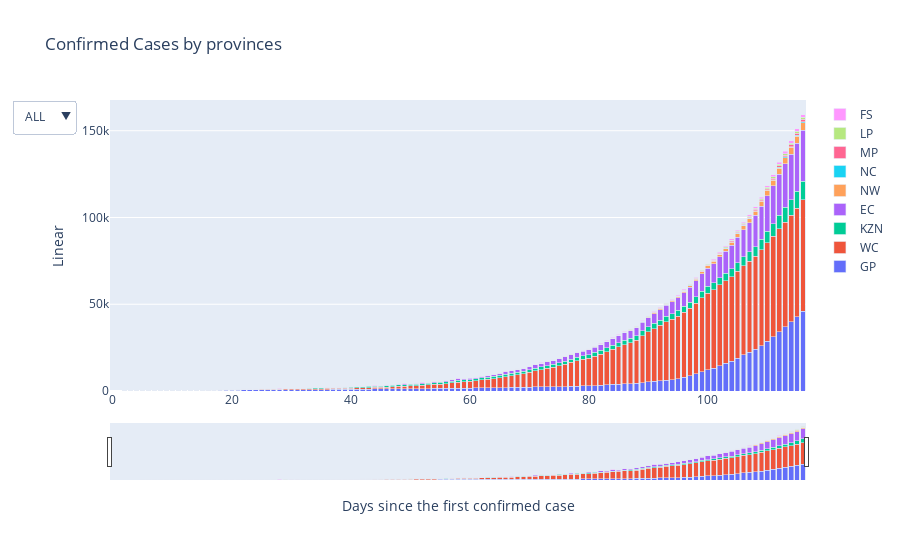

The notebook cell saved with this chart:
### Code cell
fig_prov_stacked = go.Figure(data=[
    go.Bar( name='GP',x=df_day.index, y=df_day.GP),
    go.Bar( name='WC',x=df_day.index, y=df_day.WC),
    go.Bar( name='KZN',x=df_day.index, y=df_day.KZN),
    go.Bar( name='EC',x=df_day.index, y=df_day.EC),
    go.Bar( name='NW',x=df_day.index, y=df_day.NW),
    go.Bar( name='NC',x=df_day.index, y=df_day.NC),
    go.Bar( name='MP',x=df_day.index, y=df_day.MP),
    go.Bar( name='LP',x=df_day.index, y=df_day.LP),
    go.Bar( name='FS',x=df_day.index, y=df_day.FS),
])
fig_prov_stacked.update_layout(
    updatemenus=[
        dict(
            active=0,
            buttons=list([
                dict(label="ALL",
                     method="update",
                     args=[{"visible": [True,True,True,True,True,True,True,True,True,]},
                           {"title": "Cumulative Confirmed Cases: Eastern Cape",
                            }]),
                dict(label="GP",
                     method="update",
                     args=[{"visible":  [True, False, False,False, False, False,False, False, False]},
                           {"title": "Cumulative Confirmed Cases: Eastern Cape",
                            }]),
                dict(label="WC",
                     method="update",
                     args=[{"visible": [False,True,False,False,False,False,False,False,False]},
                           {"title": "Cumulative Confirmed Cases: Western Cape",
                          }]),
                dict(label="KZN",
                     method="update",
                     args=[{"visible": [False,False,True,False,False,False,False,False,False]},
                           {"title": "Cumulative Confirmed Cases: Free State",
                          }]),
                dict(label="EC",
                     method="update",
                     args=[{"visible": [False,False,False,True,False,False,False,False,False]},
                           {"title": "Cumulative Confirmed Cases: Gauteng",
                          }]),
                dict(label="NW",
                     method="update",
                     args=[{"visible": [False,False,False,False,True, False,False, False, False]},
                           {"title": "Cumulative Confirmed Cases: Kwa Zulu Natal",
                          }]),
                dict(label="NC",
                     method="update",
                     args=[{"visible": [False,False,False,False,False,True,False, False, False]},
                           {"title": "Cumulative Confirmed Cases: North West",
                          }]),
                dict(label="MP",
                     method="update",
                     args=[{"visible": [ False,False,False,False, False,False, True, False, False]},
                           {"title": "Cumulative Confirmed Cases: Limpopo",
                          }]),
                dict(label="LP",
                     method="update",
                     args=[{"visible": [ False,False,False,False, False,False,False,True,   False]},
                           {"title": "Cumulative Confirmed Cases: Mpumalanga",
                          }]),
                 dict(label="FS",
                     method="update",
                     args=[{"visible": [ False,False,False,False, False,False,False, False,True]},
                           {"title": "Cumulative Confirmed Cases: Unlocated",
                          }]),
            ]),
        )
    ])
# Change the bar mode
fig_prov_stacked.update_layout(barmode='stack',xaxis=dict(
    rangeslider=dict(
        visible = True)))
fig_prov_stacked.update_layout( title_text="Confirmed Cases by provinces",
                 xaxis_title="Days since the first confirmed case",
                  yaxis_title="Linear")
                            
fig_prov_stacked.show()

### Figure 1 — Plotly figure (JSON) as saved in the notebook; plotly's stock layout.template omitted (floating-point values rounded to 4 significant figures)
{"data": [{"name": "GP", "type": "bar", "x": [0, 1, 2, 3, 4, 5, 6, 7, 8, 9, 10, 11, 12, 13, 14, 15, 16, 17, 18, 19, 20, 21, 22, 23, 24, 25, 26, 27, 28, 29, 30, 31, 32, 33, 34, 35, 36, 37, 38, 39, 40, 41, 42, 43, 44, 45, 46, 47, 48, 49, 50, 51, 52, 53, 54, 55, 56, 57, 58, 59, 60, 61, 62, 63, 64, 65, 66, 67, 68, 69, 70, 71, 72, 73, 74, 75, 76, 77, 78, 79, 80, 81, 82, 83, 84, 85, 86, 87, 88, 89, 90, 91, 92, 93, 94, 95, 96, 97, 98, 99, 100, 101, 102, 103, 104, 105, 106, 107, 108, 109, 110, 111, 112, 113, 114, 115, 116], "y": [0, 1, 1, 1, 5, 6, 10, 17, 24, 31, 45, 61, 76, 109, 125, 132, 207, 302, 319, 409, 409, 533, 584, 618, 633, 645, 663, 672, 693, 704, 713, 713, 782, 795, 801, 813, 865, 890, 909, 930, 969, 1018, 1101, 1148, 1170, 1199, 1224, 1252, 1281, 1304, 1331, 1353, 1377, 1408, 1446, 1507, 1598, 1624, 1651, 1697, 1720, 1804, 1851, 1910, 1952, 1971, 2014, 2074, 2135, 2210, 2262, 2329, 2343, 2361, 2400, 2453, 2521, 2633, 2773, 2993, 3043, 3167, 3329, 3583, 3773, 4003, 4231, 4276, 4567, 4845, 5215, 5626, 5946, 6258, 6546, 7195, 7953, 8781, 9897, 11164, 12193, 13023, 14620, 15898, 17261, 18978, 20822, 22341, 24041, 26156, 28746, 31344, 34285, 36895, 39841, 42881, 45944]}, {"name": "WC", "type": "bar", "x": [0, 1, 2, 3, 4, 5, 6, 7, 8, 9, 10, 11, 12, 13, 14, 15, 16, 17, 18, 19, 20, 21, 22, 23, 24, 25, 26, 27, 28, 29, 30, 31, 32, 33, 34, 35, 36, 37, 38, 39, 40, 41, 42, 43, 44, 45, 46, 47, 48, 49, 50, 51, 52, 53, 54, 55, 56, 57, 58, 59, 60, 61, 62, 63, 64, 65, 66, 67, 68, 69, 70, 71, 72, 73, 74, 75, 76, 77, 78, 79, 80, 81, 82, 83, 84, 85, 86, 87, 88, 89, 90, 91, 92, 93, 94, 95, 96, 97, 98, 99, 100, 101, 102, 103, 104, 105, 106, 107, 108, 109, 110, 111, 112, 113, 114, 115, 116], "y": [0, 0, 0, 0, 1, 1, 3, 9, 14, 16, 21, 31, 46, 57, 75, 89, 100, 113, 183, 229, 229, 271, 310, 324, 325, 326, 353, 374, 433, 454, 462, 462, 495, 515, 541, 546, 587, 617, 643, 657, 675, 717, 836, 868, 940, 1010, 1079, 1279, 1413, 1514, 1608, 1737, 1870, 2135, 2342, 2507, 2700, 3044, 3362, 3609, 3760, 3994, 4497, 4809, 5168, 5621, 6105, 6713, 7235, 7798, 8404, 9294, 10035, 10639, 11262, 12153, 12888, 13826, 14740, 15396, 15829, 16893, 17754, 18906, 20160, 21382, 22567, 23583, 24657, 27006, 28807, 30379, 31824, 33568, 34819, 36021, 37422, 38926, 40605, 42539, 44143, 45357, 46555, 47522, 48706, 50173, 51441, 52554, 53512, 55162, 56780, 57941, 59315, 60445, 61375, 62481, 64377]}, {"name": "KZN", "type": "bar", "x": [0, 1, 2, 3, 4, 5, 6, 7, 8, 9, 10, 11, 12, 13, 14, 15, 16, 17, 18, 19, 20, 21, 22, 23, 24, 25, 26, 27, 28, 29, 30, 31, 32, 33, 34, 35, 36, 37, 38, 39, 40, 41, 42, 43, 44, 45, 46, 47, 48, 49, 50, 51, 52, 53, 54, 55, 56, 57, 58, 59, 60, 61, 62, 63, 64, 65, 66, 67, 68, 69, 70, 71, 72, 73, 74, 75, 76, 77, 78, 79, 80, 81, 82, 83, 84, 85, 86, 87, 88, 89, 90, 91, 92, 93, 94, 95, 96, 97, 98, 99, 100, 101, 102, 103, 104, 105, 106, 107, 108, 109, 110, 111, 112, 113, 114, 115, 116], "y": [1, 1, 2, 6, 7, 8, 10, 11, 12, 12, 16, 19, 22, 23, 26, 35, 60, 80, 91, 134, 134, 156, 167, 171, 179, 186, 206, 215, 232, 246, 257, 257, 354, 387, 412, 418, 443, 465, 489, 519, 539, 591, 604, 617, 639, 671, 758, 807, 841, 841, 863, 902, 919, 956, 980, 1006, 1051, 1076, 1106, 1142, 1149, 1204, 1253, 1308, 1353, 1372, 1394, 1413, 1444, 1482, 1498, 1543, 1567, 1616, 1650, 1693, 1735, 1777, 1815, 1882, 1927, 2186, 2349, 2428, 2476, 2545, 2565, 2637, 2707, 2869, 2936, 3016, 3108, 3175, 3255, 3347, 3472, 3573, 3763, 3874, 3959, 4048, 4238, 4360, 4548, 4806, 5030, 5278, 5625, 6075, 6590, 7090, 7786, 8433, 9041, 9674, 10632]}, {"name": "EC", "type": "bar", "x": [0, 1, 2, 3, 4, 5, 6, 7, 8, 9, 10, 11, 12, 13, 14, 15, 16, 17, 18, 19, 20, 21, 22, 23, 24, 25, 26, 27, 28, 29, 30, 31, 32, 33, 34, 35, 36, 37, 38, 39, 40, 41, 42, 43, 44, 45, 46, 47, 48, 49, 50, 51, 52, 53, 54, 55, 56, 57, 58, 59, 60, 61, 62, 63, 64, 65, 66, 67, 68, 69, 70, 71, 72, 73, 74, 75, 76, 77, 78, 79, 80, 81, 82, 83, 84, 85, 86, 87, 88, 89, 90, 91, 92, 93, 94, 95, 96, 97, 98, 99, 100, 101, 102, 103, 104, 105, 106, 107, 108, 109, 110, 111, 112, 113, 114, 115, 116], "y": [0, 0, 0, 0, 0, 0, 0, 0, 0, 0, 0, 0, 0, 0, 1, 2, 2, 2, 2, 5, 5, 10, 12, 12, 12, 15, 17, 21, 25, 31, 32, 32, 45, 61, 68, 69, 88, 104, 174, 199, 220, 246, 270, 293, 310, 345, 377, 417, 480, 488, 535, 588, 616, 630, 647, 691, 732, 774, 814, 838, 849, 929, 989, 1078, 1218, 1356, 1504, 1534, 1569, 1662, 1812, 1936, 2052, 2135, 2215, 2324, 2459, 2569, 2690, 2748, 2864, 3047, 3306, 3583, 3759, 3927, 4111, 4324, 4526, 4936, 5240, 5629, 5974, 6341, 6760, 7154, 7868, 8615, 9250, 10027, 10597, 11039, 11919, 12639, 13506, 14721, 15751, 16895, 18108, 19214, 20487, 21938, 23658, 25099, 26195, 27686, 29340]}, {"name": "NW", "type": "bar", "x": [0, 1, 2, 3, 4, 5, 6, 7, 8, 9, 10, 11, 12, 13, 14, 15, 16, 17, 18, 19, 20, 21, 22, 23, 24, 25, 26, 27, 28, 29, 30, 31, 32, 33, 34, 35, 36, 37, 38, 39, 40, 41, 42, 43, 44, 45, 46, 47, 48, 49, 50, 51, 52, 53, 54, 55, 56, 57, 58, 59, 60, 61, 62, 63, 64, 65, 66, 67, 68, 69, 70, 71, 72, 73, 74, 75, 76, 77, 78, 79, 80, 81, 82, 83, 84, 85, 86, 87, 88, 89, 90, 91, 92, 93, 94, 95, 96, 97, 98, 99, 100, 101, 102, 103, 104, 105, 106, 107, 108, 109, 110, 111, 112, 113, 114, 115, 116], "y": [0, 0, 0, 0, 0, 0, 0, 0, 0, 0, 0, 0, 0, 0, 0, 0, 4, 5, 5, 5, 5, 6, 6, 8, 8, 9, 9, 9, 11, 11, 11, 11, 15, 15, 18, 19, 19, 22, 22, 23, 24, 24, 24, 24, 25, 24, 24, 25, 25, 28, 28, 31, 29, 29, 31, 35, 35, 36, 35, 35, 37, 40, 42, 41, 45, 50, 51, 52, 58, 63, 64, 70, 72, 72, 72, 77, 80, 81, 94, 109, 115, 128, 134, 143, 162, 175, 187, 271, 314, 364, 409, 468, 523, 580, 604, 657, 757, 865, 977, 1097, 1177, 1281, 1402, 1606, 1758, 1957, 2148, 2315, 2454, 2618, 2965, 3218, 3454, 3647, 3931, 4187, 4393]}, {"name": "NC", "type": "bar", "x": [0, 1, 2, 3, 4, 5, 6, 7, 8, 9, 10, 11, 12, 13, 14, 15, 16, 17, 18, 19, 20, 21, 22, 23, 24, 25, 26, 27, 28, 29, 30, 31, 32, 33, 34, 35, 36, 37, 38, 39, 40, 41, 42, 43, 44, 45, 46, 47, 48, 49, 50, 51, 52, 53, 54, 55, 56, 57, 58, 59, 60, 61, 62, 63, 64, 65, 66, 67, 68, 69, 70, 71, 72, 73, 74, 75, 76, 77, 78, 79, 80, 81, 82, 83, 84, 85, 86, 87, 88, 89, 90, 91, 92, 93, 94, 95, 96, 97, 98, 99, 100, 101, 102, 103, 104, 105, 106, 107, 108, 109, 110, 111, 112, 113, 114, 115, 116], "y": [0, 0, 0, 0, 0, 0, 0, 0, 0, 0, 0, 0, 0, 0, 0, 0, 2, 2, 2, 2, 2, 5, 6, 3, 6, 7, 7, 7, 7, 8, 8, 8, 13, 15, 15, 16, 16, 16, 16, 16, 16, 16, 16, 16, 18, 16, 16, 16, 16, 16, 17, 17, 17, 17, 17, 18, 23, 24, 25, 26, 26, 27, 27, 28, 29, 30, 30, 30, 31, 34, 35, 37, 37, 37, 38, 37, 39, 40, 40, 45, 45, 48, 51, 52, 57, 69, 82, 91, 93, 95, 102, 105, 114, 118, 122, 125, 132, 138, 144, 156, 205, 211, 211, 214, 218, 232, 237, 254, 270, 299, 318, 337, 355, 385, 404, 465, 494]}, {"name": "MP", "type": "bar", "x": [0, 1, 2, 3, 4, 5, 6, 7, 8, 9, 10, 11, 12, 13, 14, 15, 16, 17, 18, 19, 20, 21, 22, 23, 24, 25, 26, 27, 28, 29, 30, 31, 32, 33, 34, 35, 36, 37, 38, 39, 40, 41, 42, 43, 44, 45, 46, 47, 48, 49, 50, 51, 52, 53, 54, 55, 56, 57, 58, 59, 60, 61, 62, 63, 64, 65, 66, 67, 68, 69, 70, 71, 72, 73, 74, 75, 76, 77, 78, 79, 80, 81, 82, 83, 84, 85, 86, 87, 88, 89, 90, 91, 92, 93, 94, 95, 96, 97, 98, 99, 100, 101, 102, 103, 104, 105, 106, 107, 108, 109, 110, 111, 112, 113, 114, 115, 116], "y": [0, 0, 0, 0, 0, 1, 1, 1, 1, 2, 2, 4, 5, 5, 5, 5, 9, 9, 8, 9, 9, 10, 11, 11, 12, 12, 13, 13, 18, 18, 18, 18, 21, 20, 20, 20, 21, 22, 22, 22, 22, 23, 25, 23, 23, 24, 23, 23, 24, 23, 23, 26, 26, 31, 36, 35, 40, 46, 53, 57, 57, 59, 60, 61, 61, 63, 63, 66, 67, 67, 68, 71, 76, 78, 93, 95, 98, 97, 101, 103, 103, 106, 111, 112, 113, 121, 131, 132, 137, 144, 169, 181, 189, 183, 184, 207, 228, 243, 271, 297, 322, 343, 391, 461, 505, 544, 573, 596, 662, 713, 783, 855, 925, 1015, 1089, 1190, 1306]}, {"name": "LP", "type": "bar", "x": [0, 1, 2, 3, 4, 5, 6, 7, 8, 9, 10, 11, 12, 13, 14, 15, 16, 17, 18, 19, 20, 21, 22, 23, 24, 25, 26, 27, 28, 29, 30, 31, 32, 33, 34, 35, 36, 37, 38, 39, 40, 41, 42, 43, 44, 45, 46, 47, 48, 49, 50, 51, 52, 53, 54, 55, 56, 57, 58, 59, 60, 61, 62, 63, 64, 65, 66, 67, 68, 69, 70, 71, 72, 73, 74, 75, 76, 77, 78, 79, 80, 81, 82, 83, 84, 85, 86, 87, 88, 89, 90, 91, 92, 93, 94, 95, 96, 97, 98, 99, 100, 101, 102, 103, 104, 105, 106, 107, 108, 109, 110, 111, 112, 113, 114, 115, 116], "y": [0, 0, 0, 0, 0, 0, 0, 0, 0, 1, 1, 1, 1, 1, 1, 2, 4, 4, 4, 6, 6, 11, 12, 11, 14, 14, 16, 16, 18, 19, 19, 19, 21, 22, 24, 23, 23, 23, 24, 25, 26, 26, 26, 27, 27, 27, 27, 27, 29, 30, 31, 31, 31, 31, 32, 34, 36, 37, 39, 40, 40, 41, 43, 51, 54, 54, 54, 54, 55, 57, 59, 77, 88, 94, 93, 121, 120, 124, 128, 132, 132, 141, 144, 170, 173, 177, 192, 193, 200, 206, 215, 216, 227, 244, 253, 257, 267, 288, 309, 326, 362, 391, 416, 489, 503, 521, 564, 582, 622, 670, 730, 798, 862, 935, 1011, 1131, 1175]}, {"name": "FS", "type": "bar", "x": [0, 1, 2, 3, 4, 5, 6, 7, 8, 9, 10, 11, 12, 13, 14, 15, 16, 17, 18, 19, 20, 21, 22, 23, 24, 25, 26, 27, 28, 29, 30, 31, 32, 33, 34, 35, 36, 37, 38, 39, 40, 41, 42, 43, 44, 45, 46, 47, 48, 49, 50, 51, 52, 53, 54, 55, 56, 57, 58, 59, 60, 61, 62, 63, 64, 65, 66, 67, 68, 69, 70, 71, 72, 73, 74, 75, 76, 77, 78, 79, 80, 81, 82, 83, 84, 85, 86, 87, 88, 89, 90, 91, 92, 93, 94, 95, 96, 97, 98, 99, 100, 101, 102, 103, 104, 105, 106, 107, 108, 109, 110, 111, 112, 113, 114, 115, 116], "y": [0, 0, 0, 0, 0, 0, 0, 0, 0, 0, 0, 0, 0, 7, 7, 9, 13, 18, 30, 49, 49, 68, 72, 72, 74, 76, 84, 84, 85, 87, 89, 89, 88, 93, 94, 94, 96, 96, 98, 97, 98, 100, 100, 100, 105, 106, 106, 106, 111, 111, 110, 111, 113, 113, 116, 118, 121, 122, 125, 128, 130, 134, 133, 134, 135, 135, 135, 138, 145, 151, 153, 158, 163, 168, 180, 184, 185, 196, 202, 208, 206, 221, 225, 231, 261, 278, 285, 299, 319, 322, 336, 348, 361, 373, 391, 401, 406, 435, 457, 495, 512, 578, 608, 649, 658, 700, 733, 772, 814, 889, 976, 1069, 1160, 1279, 1377, 1514, 1672]}], "layout": {"barmode": "stack", "title": {"text": "Confirmed Cases by provinces"}, "updatemenus": [{"active": 0, "buttons": [{"args": [{"visible": [true, true, true, true, true, true, true, true, true]}, {"title": "Cumulative Confirmed Cases: Eastern Cape"}], "label": "ALL", "method": "update"}, {"args": [{"visible": [true, false, false, false, false, false, false, false, false]}, {"title": "Cumulative Confirmed Cases: Eastern Cape"}], "label": "GP", "method": "update"}, {"args": [{"visible": [false, true, false, false, false, false, false, false, false]}, {"title": "Cumulative Confirmed Cases: Western Cape"}], "label": "WC", "method": "update"}, {"args": [{"visible": [false, false, true, false, false, false, false, false, false]}, {"title": "Cumulative Confirmed Cases: Free State"}], "label": "KZN", "method": "update"}, {"args": [{"visible": [false, false, false, true, false, false, false, false, false]}, {"title": "Cumulative Confirmed Cases: Gauteng"}], "label": "EC", "method": "update"}, {"args": [{"visible": [false, false, false, false, true, false, false, false, false]}, {"title": "Cumulative Confirmed Cases: Kwa Zulu Natal"}], "label": "NW", "method": "update"}, {"args": [{"visible": [false, false, false, false, false, true, false, false, false]}, {"title": "Cumulative Confirmed Cases: North West"}], "label": "NC", "method": "update"}, {"args": [{"visible": [false, false, false, false, false, false, true, false, false]}, {"title": "Cumulative Confirmed Cases: Limpopo"}], "label": "MP", "method": "update"}, {"args": [{"visible": [false, false, false, false, false, false, false, true, false]}, {"title": "Cumulative Confirmed Cases: Mpumalanga"}], "label": "LP", "method": "update"}, {"args": [{"visible": [false, false, false, false, false, false, false, false, true]}, {"title": "Cumulative Confirmed Cases: Unlocated"}], "label": "FS", "method": "update"}]}], "xaxis": {"rangeslider": {"visible": true}, "title": {"text": "Days since the first confirmed case"}}, "yaxis": {"title": {"text": "Linear"}}}}
